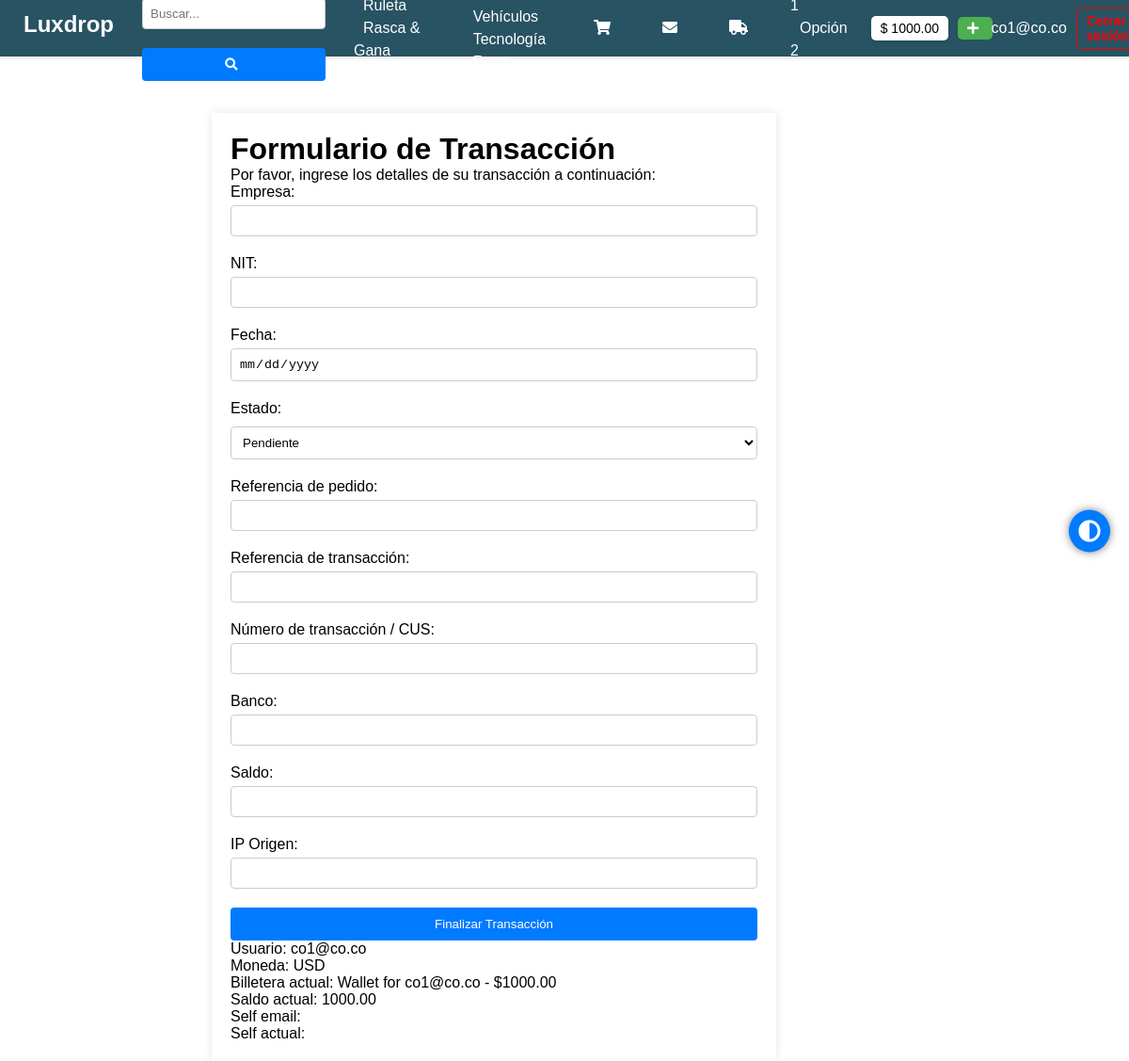
The app's page /initiate_transfer/ (signed in) with its own data.
### Lucky/models.py (models this page shows)
class CustomUser(AbstractBaseUser, PermissionsMixin):
    ROLE_CHOICES = [
        ('superuser', 'Superuser'),
        ('admin', 'Admin'),
        ('manager', 'Manager'),
        ('customer', 'Customer'),
    ]
    email = models.EmailField(unique=True)
    date_joined = models.DateTimeField(default=timezone.now)
    last_login = models.DateTimeField(_('last login'), blank=True, null=True)
    first_name = models.CharField(max_length=50, blank=True)
    last_name = models.CharField(max_length=50, blank=True)
    is_active = models.BooleanField(default=True)
    is_staff = models.BooleanField(default=False)
    user_number = models.IntegerField(blank=True, null=True)
    is_verified = models.BooleanField(default=False, blank=True)
    groups = models.ManyToManyField(Group, related_name='customuser_set', blank=True)
    user_permissions = models.ManyToManyField(Permission, related_name='customuser_set', blank=True)
    role = models.CharField(max_length=50, choices=ROLE_CHOICES, default='customer')
    objects = CustomUserManager()
    USERNAME_FIELD = 'email'
    REQUIRED_FIELDS = []
    class Meta:
        db_table = 'Auth'
        verbose_name = _('user')
        verbose_name_plural = _('users')
    def __str__(self):
        return self.email

class Wallet(models.Model):
    user = models.OneToOneField(CustomUser, on_delete=models.CASCADE, related_name='wallet')
    currency = models.CharField(max_length=3, default='USD')
    last_update_date = models.DateTimeField(auto_now=True)
    amount = models.DecimalField(max_digits=10, decimal_places=2, default=0)
    def __str__(self):
        return f"Wallet for {self.user.email} - ${self.amount}"
    class Meta:
        db_table = 'Wallet'

### Lucky/views.py (the view)
# urls.py: path('initiate_transfer/', views.initiate_transfer, name='initiate_transfer'),
@login_required
def initiate_transfer(request):
    saldo = 0  # Inicializar saldo en 0 para evitar problemas si el usuario no tiene una billetera
    if request.method == 'POST':
        form = transfer_form(request.POST)
        if form.is_valid():
            try:
                with transaction.atomic():
                    empresa = form.cleaned_data['empresa']
                    nit = form.cleaned_data['nit']
                    fecha = form.cleaned_data['fecha']
                    estado = form.cleaned_data['estado']
                    refPedido = form.cleaned_data['refPedido']
                    refTransaccion = form.cleaned_data['refTransaccion']
                    numTransaccion = form.cleaned_data['numTransaccion']
                    bank = form.cleaned_data['bank']
                    amount = form.cleaned_data['amount']
                    ipOrigen = form.cleaned_data['ipOrigen']
                    transferencia = Transfer(
                        empresa=empresa,
                        nit=nit,
                        fecha=fecha,
                        estado=estado,
                        refPedido=refPedido,
                        refTransaccion=refTransaccion,
                        numTransaccion=numTransaccion,
                        bank=bank,
                        amount=amount,
                        ipOrigen=ipOrigen,
                        user=request.user
                    )
                    transferencia.save()
                    wallet = Wallet.objects.get(user=request.user)
                    if wallet.amount >= amount:
                        wallet.amount -= amount
                        wallet.save()
                    else:
                        raise ValueError("Saldo insuficiente")
                    messages.success(request, 'Transacción realizada exitosamente.')
                    return redirect('home')
            except Exception as e:
                messages.error(request, f'Error al realizar la transacción: {str(e)}')
        else:
            messages.error(request, 'Error en el formulario de transferencia. Por favor revise los datos ingresados.')
    else:
        initial_data = {
            'empresa': 'Nombre de la Empresa',
            'nit': '1234567890',
            'fecha': date.today(),
            'refPedido': 'REF123456',
            'refTransaccion': 'TRANS123456',
            'numTransaccion': 'CUS123456',
            'bank': 'Nombre del Banco',
            'amount': 100,  # Valor por defecto, cambiar según sea necesario
            'ipOrigen': request.META.get('REMOTE_ADDR', '127.0.0.1')
        }
        form = TransferFundsForm(initial=initial_data)
        try:
            wallet = Wallet.objects.get(user=request.user)
            saldo = wallet.amount
        except Wallet.DoesNotExist:
            saldo = 0  # Si el usuario no tiene una billetera, establecer saldo en 0
    return render(request, 'transfer_form.html', {'form': form})

### Lucky/forms.py
class TransferFundsForm(forms.ModelForm):
    company_name = forms.CharField(max_length=100, required=False)
    tax_id = forms.CharField(max_length=20, required=False)
    current_date = forms.DateField(required=False)
    state = forms.CharField(max_length=20, required=False)
    order_reference = forms.CharField(max_length=50, required=False)
    transaction_reference = forms.CharField(max_length=50, required=False)
    transaction_number_CUS = forms.CharField(max_length=50, required=False)
    bank = forms.CharField(max_length=50, required=False)
    value = forms.DecimalField(max_digits=10, decimal_places=2, required=False)
    current_balance = forms.DecimalField(max_digits=10, decimal_places=2, required=False)
    origin_ip = forms.CharField(max_length=15, required=False)
    amount = forms.DecimalField(max_digits=10, decimal_places=2, min_value=0.01)
    class Meta:
        model = TransactionsWallet
        fields = [
            'company_name', 'tax_id', 'current_date', 'state', 'order_reference',
            'transaction_reference', 'transaction_number_CUS', 'bank', 'value',
            'current_balance', 'origin_ip', 'amount'
        ]

### templates/transfer_form.html (shortened to what this page needs)
{% load static %}
<!DOCTYPE html>
<html lang="en">
<head>
    <link rel="stylesheet" href="https://cdnjs.cloudflare.com/ajax/libs/font-awesome/5.15.4/css/all.min.css">
    <link rel="stylesheet" href="{% static 'css/style.css' %}">
</head>
<body>
    <div class="page-wrapper">
        <div class="main-content">
            {% include 'header.html' %}
            <div class="transfer-form-container">
                <h1>Formulario de Transacción</h1>
                <p>Por favor, ingrese los detalles de su transacción a continuación:</p>
                <form method="POST" action="{% url 'procesar_transaccion' %}" onsubmit="console.log('Enviando formulario con método POST a la URL correcta.');">
                    <label for="empresa">Empresa:</label>
                    <input type="text" id="empresa" name="empresa" required value="{{ empresa_nombre }}" readonly>
                    <label for="nit">NIT:</label>
                    <input type="text" id="nit" name="nit" required value="{{ nit }}" readonly>
                    <label for="fecha">Fecha:</label>
                    <input type="date" id="fecha" name="fecha" required value="{{ fecha_actual }}" readonly>
                    <label for="estado">Estado:</label>
                    <select id="estado" name="estado">
                        <option value="pendiente">Pendiente</option>
                    </select>
                    <label for="refPedido">Referencia de pedido:</label>
                    <input type="text" id="refPedido" name="refPedido" required value="{{ referencia_de_pedido }}" readonly>
                    <label for="refTransaccion">Referencia de transacción:</label>
                    <input type="text" id="refTransaccion" name="refTransaccion" required value="{{ referencia_de_transacion }}" readonly>
                    <label for="numTransaccion">Número de transacción / CUS:</label>
                    <input type="text" id="numTransaccion" name="numTransaccion" required value="{{ numero_de_transaccion_CUS }}" readonly>
                    <label for="bank">Banco:</label>
                    <input type="text" id="bank" name="bank" required value="{{ banco }}" readonly>
                    <label for="amount">Saldo:</label>
                    <input type="number" id="amount" name="amount" step="0.01" required value="{{ saldo }}">
                    <label for="ipOrigen">IP Origen:</label>
                    <input type="text" id="ipOrigen" name="ipOrigen" required value="{{ IP_de_origen }}" readonly>
                    <button type="submit" cclass="transfer-form-btn" data-url="{% url 'procesar_transaccion' %}">Finalizar Transacción</button>
                </form>
                <p>Usuario: {{ user }}</p>
                <p>Moneda: {{ user.wallet.currency }}</p>
                <p>Billetera actual: {{ user.wallet }}</p>
                <p>Saldo actual: {{ user.wallet.amount }}</p>
                <p>Self email: {{ self.user.email }}</p>
                <p>Self actual: {{ self.amount }}</p>
            </div>
        </div>
        <div class="floating-button" id="theme-toggle">
            <i class="fas fa-adjust"></i>
        </div>
        {% include 'modal_lugares.html' %}
    </div>
</body>
</html>

### templates/header.html (shortened to what this page needs)
{% load static %}
<!DOCTYPE html>
<html lang="en">
<head>
    <link rel="stylesheet" href="https://cdnjs.cloudflare.com/ajax/libs/font-awesome/5.15.4/css/all.min.css">
    <link rel="stylesheet" href="{% static 'css/header.css' %}">
</head>
<body>
    <header>
        <nav>
            <li class="title"><a href="{% url 'home' %}">Luxdrop</a></li>
            <ul id="navMenu">
                <li class="dropdown search-dropdown">
                    <div class="dropdown-content search-bar">
                        <input type="text" placeholder="Buscar..." id="searchInput">
                        <button type="submit"><i class="fas fa-search"></i></button>
                    </div>
                </li>
                <li class="dropdown">
                    <div class="dropdown-content">
                        <a href="{% url 'drop' %}">Ruleta</a>
                        <a href="#">Rasca & Gana</a>
                        <a href="#">Reacción</a>
                    </div>
                </li>
                <li class="dropdown">
                    <div class="dropdown-content">
                        <a href="#">Vivienda</a>
                        <a href="#">Vehículos</a>
                        <a href="#">Tecnología</a>
                        <a href="#">Ropa</a>
                        <a href="#">Accesorios</a>
                    </div>
                </li>
                <li><a href="{% url 'cart' %}"><i class="fas fa-shopping-cart"></i></a></li>
                <li><a href="#"><i class="fas fa-envelope"></i></a></li>
                <li><a id="delivery-icon" href="{% url 'delivery' %}"><i class="fas fa-truck"></i></a></li>
                <li class="dropdown">
                    <div class="dropdown-content">
                        <a href="#">Opción 1</a>
                        <a href="#">Opción 2</a>
                        <a href="#">Opción 3</a>
                    </div>
                </li>
            </ul>
            <div class="user-actions">
                <div class="saldo-box">
                    <p>$ {{ user.wallet.amount }}</p>
                </div>
                <button id="openModalButton" data-url="{% url 'transfer' %}"><i class="fas fa-plus"></i></button>
            </div>
            <div class="user-actions">
                <p class="username">{{ user.email }}</p>
                <a href="{% url 'index' %}" class="logout-button">Cerrar sesión</a>
            </div>
        </nav>
    </header>
</body>
</html>

### static/css/style.css (style rules this page uses)
* { margin: 0; padding: 0; box-sizing: border-box; }
body { font-family: Arial, sans-serif; padding-top: 60px; background-color: transparent; }
body:not(.dark_theme) { background-color: transparent; }
.page-wrapper { display: flex; min-height: 100vh; width: 100%; flex-direction: column; min-height: 100vh; }
.main-content { flex-grow: 1; padding-top: 60px; padding-right: 150px; box-sizing: border-box; }
.saldo-box { background-color: white; padding: 10px; border-radius: 5px; box-shadow: 0 2px 4px rgba(0, 0, 0, 0.1); flex-shrink: 0; }
.saldo-box p { margin: 0; }
* { margin: 0; padding: 20px; box-sizing: border-box; }
.floating-button { position: fixed; top: 50%; right: 20px; transform: translateY(-50%); background-color: #007bff; color: #fff; padding: 10px; border-radius: 50%; cursor: pointer; z-index: 3000; box-shadow: 0px 0px 10px rgba(0, 0, 0, 0.5); }
.floating-button i { font-size: 24px; }
button { width: 100%; padding: 10px; background-color: #007bff; color: white; border: none; border-radius: 4px; cursor: pointer; }
select { width: 100%; padding: 8px; margin-top: 5px; margin-bottom: 20px; border: 1px solid #ccc; border-radius: 4px; background-color: #fff; }
body { font-family: Arial, sans-serif; }
.transfer-form-container { width: 80%; max-width: 600px; margin: 0 auto; padding: 20px; box-shadow: 0 0 10px rgba(0, 0, 0, 0.1); background-color: #fff; }
form { display: flex; flex-direction: column; }
label { margin-bottom: 5px; }
input[type="text"], input[type="date"], input[type="number"], select { padding: 8px; margin-bottom: 20px; border: 1px solid #ccc; border-radius: 4px; }
ul { list-style-type: disc; margin-left: 20px; padding-left: 20px; }
li { margin-bottom: 8px; line-height: 1.5; padding-left: 10px; }

### static/css/header.css (style rules this page uses)
header { background-color: #285363; color: #fff; position: fixed; top: 0; left: 0; z-index: 1000; width: 100%; height: 60px; display: flex; justify-content: space-between; align-items: center; box-shadow: 0 2px 4px rgba(0, 0, 0, 0.1); padding: 0 10px; }
nav { display: flex; justify-content: space-between; align-items: center; width: 100%; }
nav ul { list-style: none; display: flex; align-items: center; margin: 0; padding: 0; }
nav ul li { margin: 0 15px; padding: 0; position: relative; }
nav ul li a { color: #fff; text-decoration: none; font-size: 16px; padding: 10px; }
nav ul li i { margin-right: 5px; }
.title { font-size: 24px; font-weight: bold; color: #fff; margin-right: auto; padding: 15px; list-style-type: none; }
.title a { color: #fff; text-decoration: none; }
.saldo-box { background-color: #fff; color: #000; padding: 5px 10px; border-radius: 5px; margin-right: 10px; font-size: 14px; }
#openModalButton { background-color: #4CAF50; color: white; border: none; padding: 5px 10px; cursor: pointer; border-radius: 5px; font-size: 14px; display: flex; align-items: center; justify-content: center; }
#openModalButton i { margin-right: 5px; font-size: 14px; }
.user-actions { display: flex; align-items: center; margin-left: 10px; }
.user-actions .username { color: #fff; margin-right: 10px; font-size: 16px; }
.user-actions a.logout-button { color: red; font-weight: bold; text-decoration: none; font-size: 14px; padding: 5px 10px; border: 1px solid red; border-radius: 5px; transition: background-color 0.3s, border-color 0.3s; }

### records on screen
CustomUser: wallet.amount "1000.00", email "co1@co.co", wallet.currency "USD", wallet "Wallet for co1@co.co - $1000.00"
